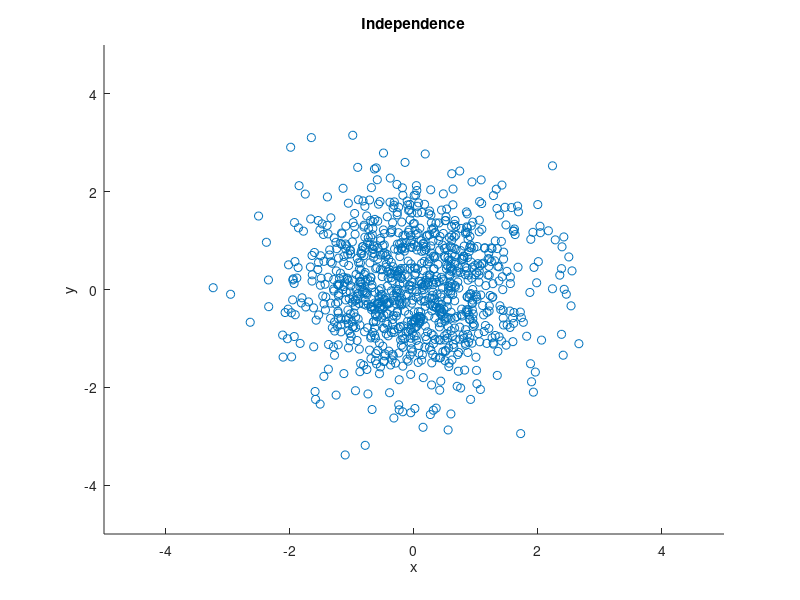
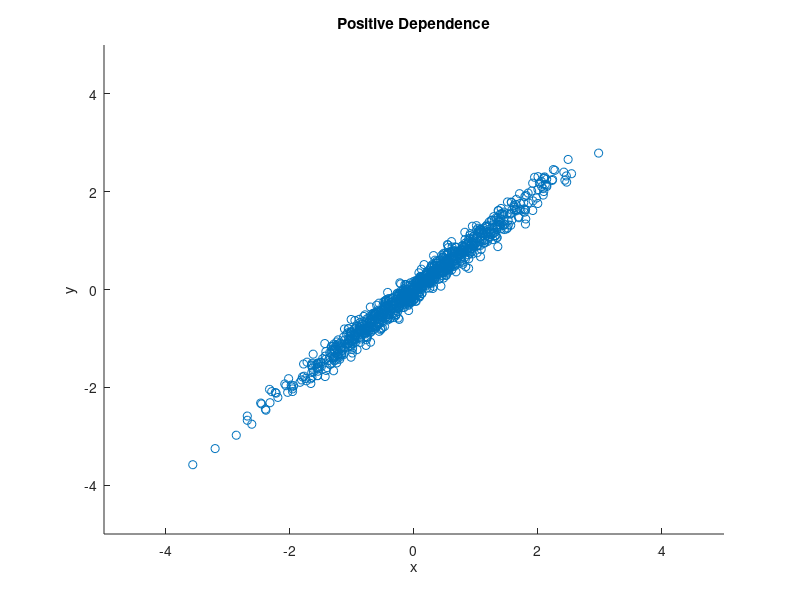
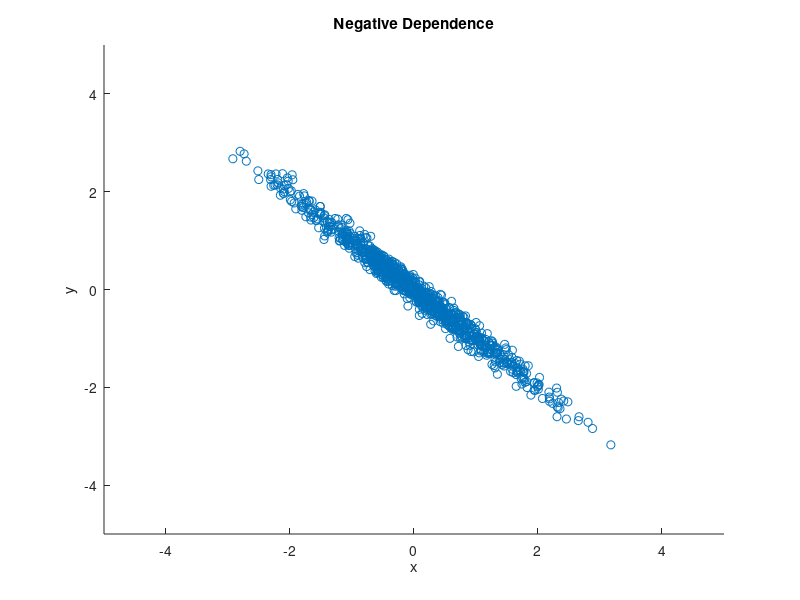

Reproduce these figures in MATLAB, in order.

N = 1000;
corr = 0;

mu = [0 0];
Sigma = [1 corr; corr 1]; R = chol(Sigma);

z = repmat(mu,N,1) + randn(N,2)*R;

figure('Color',[1 1 1]);scatter(z(:,1),z(:,2)); ylim([-5,5]); xlim([-5,5]);
title('Independence');
xlabel('x'); ylabel('y');

corr = 0.99;
Sigma = [1 corr; corr 1]; R = chol(Sigma);

z = repmat(mu,N,1) + randn(N,2)*R;

figure('Color',[1 1 1]);scatter(z(:,1),z(:,2)); ylim([-5,5]); xlim([-5,5]);
title('Positive Dependence');
xlabel('x'); ylabel('y');


corr = -0.99;
Sigma = [1 corr; corr 1]; R = chol(Sigma);

z = repmat(mu,N,1) + randn(N,2)*R;

figure('Color',[1 1 1]);scatter(z(:,1),z(:,2)); ylim([-5,5]); xlim([-5,5]);
title('Negative Dependence');
xlabel('x'); ylabel('y');